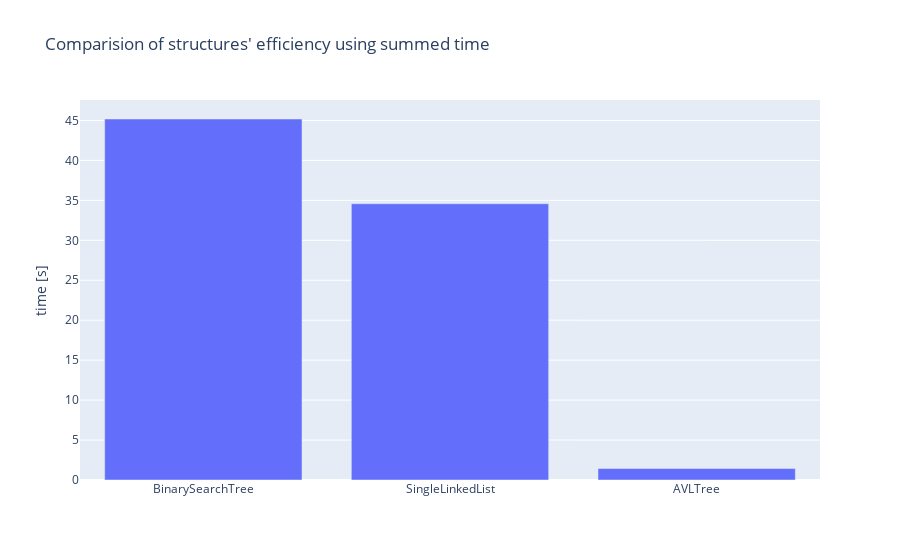

Here is the notebook cell this chart was saved with:
### Code cell
d_sum = {}
for struct, d in times.items():
    d_sum[struct] = sum([sum(d_2.values()) for d_2 in d.values()])

fig = go.Figure([go.Bar(x=list(d_sum.keys()), y=list(d_sum.values()))])

fig.update_layout(title_text="Comparision of structures' efficiency using summed time")
fig.update_yaxes(title="time [s]")
fig.show()

### Figure 1 — Plotly figure (JSON) as saved in the notebook; plotly's stock layout.template omitted (floating-point values rounded to 4 significant figures)
{"data": [{"type": "bar", "x": ["BinarySearchTree", "SingleLinkedList", "AVLTree"], "y": [45.18, 34.58, 1.444]}], "layout": {"title": {"text": "Comparision of structures' efficiency using summed time"}, "yaxis": {"title": {"text": "time [s]"}}}}
